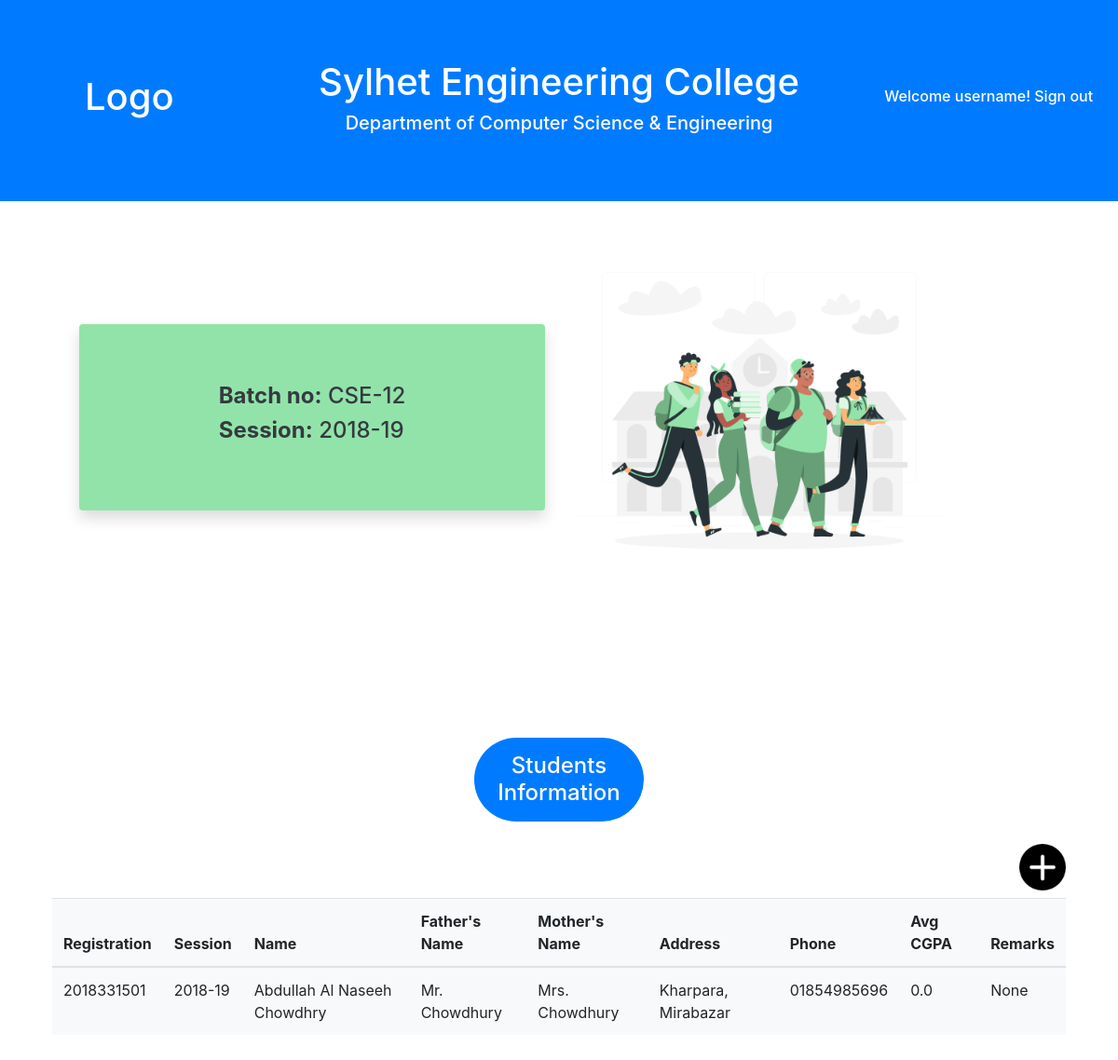
The app's page /main/students/CSE-12 (signed in) with its own data.
### main/models.py (models this page shows)
class Batch(models.Model):
    id = models.AutoField
    batch_no = models.CharField(max_length=6, default="") #pk
    session = models.CharField(max_length=8, default="")

class Student(models.Model):
    id = models.AutoField
    reg_no = models.CharField(max_length=10, default="")
    batch_no = models.CharField(max_length=6, default="")
    session = models.CharField(max_length=8, default="")
    name = models.CharField(max_length=60, default="")
    father_name = models.CharField(max_length=60, default="")
    mother_name = models.CharField(max_length=60, default="")
    address = models.CharField(max_length=100, default="")
    phone = models.CharField(max_length=11, default="")
    isResidential = models.BooleanField(default=False)
    isCR = models.BooleanField(default=False)
    average_cgpa = models.FloatField(default=0)
    remarks = models.CharField(max_length=500, default="")

### main/views.py (the view, shortened to what this page needs)
# urls.py: path('students/<str:batch_no>', views.students_view, name="students_view")
def students_view(request, batch_no):
    students = Student.objects.filter(batch_no=batch_no)
    batch = Batch.objects.filter(batch_no=batch_no).first()
    session = batch.session
    return render(request, 'main/students.html', {'batch_no':batch_no, 'session':session, 'students':students})

### main/templates/main/students.html (shortened to what this page needs)
{% extends 'main/base.html' %}
{% load static %}
{% block body %}
<section class="text-with-img row">
  <div class="col-6 d-flex justify-content-end align-items-center">
    <div class="text-dark p-4 rounded illustrator-details shadow w-50 h-50 d-flex justify-content-center align-items-center">
      <div>
        <h4><b>Batch no:</b> {{batch_no}}</h4>
        <h4><b>Session:</b> {{session}}</h4>
      </div>
    </div>
  </div>
  <div class="col-6 d-flex justify-content-start align-items-center">
    <img src="{% static 'main/images/students-rafiki.png' %}" alt="students" class="illustrator-img">
  </div>
</section>
<section class="mx-2 my-5 p-5">
  <div class="d-flex justify-content-center mt-5 mb-3">
    <h4 class="bg-primary text-center text-white p-3 rounded-pill col-2">Students Information</h4>
  </div>
  {% if request.user.is_superuser %}
    <div class="d-flex justify-content-end">
      <img src="{% static 'main/images/plus.png' %}" alt="add-student" class="plus-btn mb-2" type="button" data-toggle="modal" data-target="#AddStudentModal">
    </div>
  {% endif %}
  <table class="table table-hover bg-light">
      <thead>
        <tr class="">
          <th scope="col">Registration</th>
          <th scope="col">Session</th>
          <th scope="col">Name</th>
          <th scope="col">Father's Name</th>
          <th scope="col">Mother's Name</th>
          <th scope="col">Address</th>
          <th scope="col">Phone</th>
          <th scope="col">Avg CGPA</th>
          <th scope="col">Remarks</th>
        </tr>
      </thead>
      <tbody>
          {% for student in students %}
          <tr>
              <td>
                {{student.reg_no}}
              </td>
              <td>{{student.session}}</td>
              <td>{{student.name}}</td>
              <td>{{student.father_name}}</td>
              <td>{{student.mother_name}}</td>
              <td>{{student.address}}</td>
              <td>{{student.phone}}</td>
              <td>{{student.average_cgpa}}</td>
              <td>{{student.remarks}}</td>
          </tr>
          {% endfor %}
      </tbody>
    </table>
</section>
{% endblock %}

### records on screen
Batch: session "2018-19"
Student: reg_no "2018331501", session "2018-19", name "Abdullah Al Naseeh Chowdhry", father_name "Mr. Chowdhury", mother_name "Mrs. Chowdhury", address "Kharpara, Mirabazar", phone "01854985696", average_cgpa "0.0", remarks "None"

### other values on screen
{{ batch_no }} "CSE-12"
